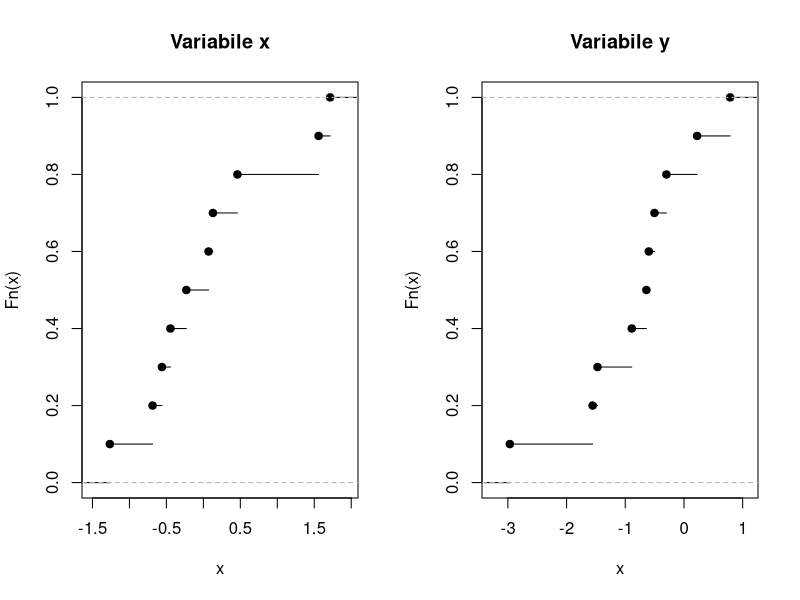

The R source for this figure:
## ---- chunk 1
knitr::opts_chunk$set(echo = F, eval = T, message = F, warning = F, error = F, comment = NA, cache = F, include = T, R.options = list(width = 100), collapse = T, dpi = 200, fig.align = "center", fig.height = 5, fig.width = 9)
## ---- chunk 2
set.seed(123)
x <- rnorm(10)
y <- rnorm(10, -1)

par(mfrow=c(1,2))
plot(ecdf(x), main = "Variabile x")
plot(ecdf(y), main = "Variabile y")
## ---- chunk 3
round(y,2)
## ---- chunk 4
round(x,2)
